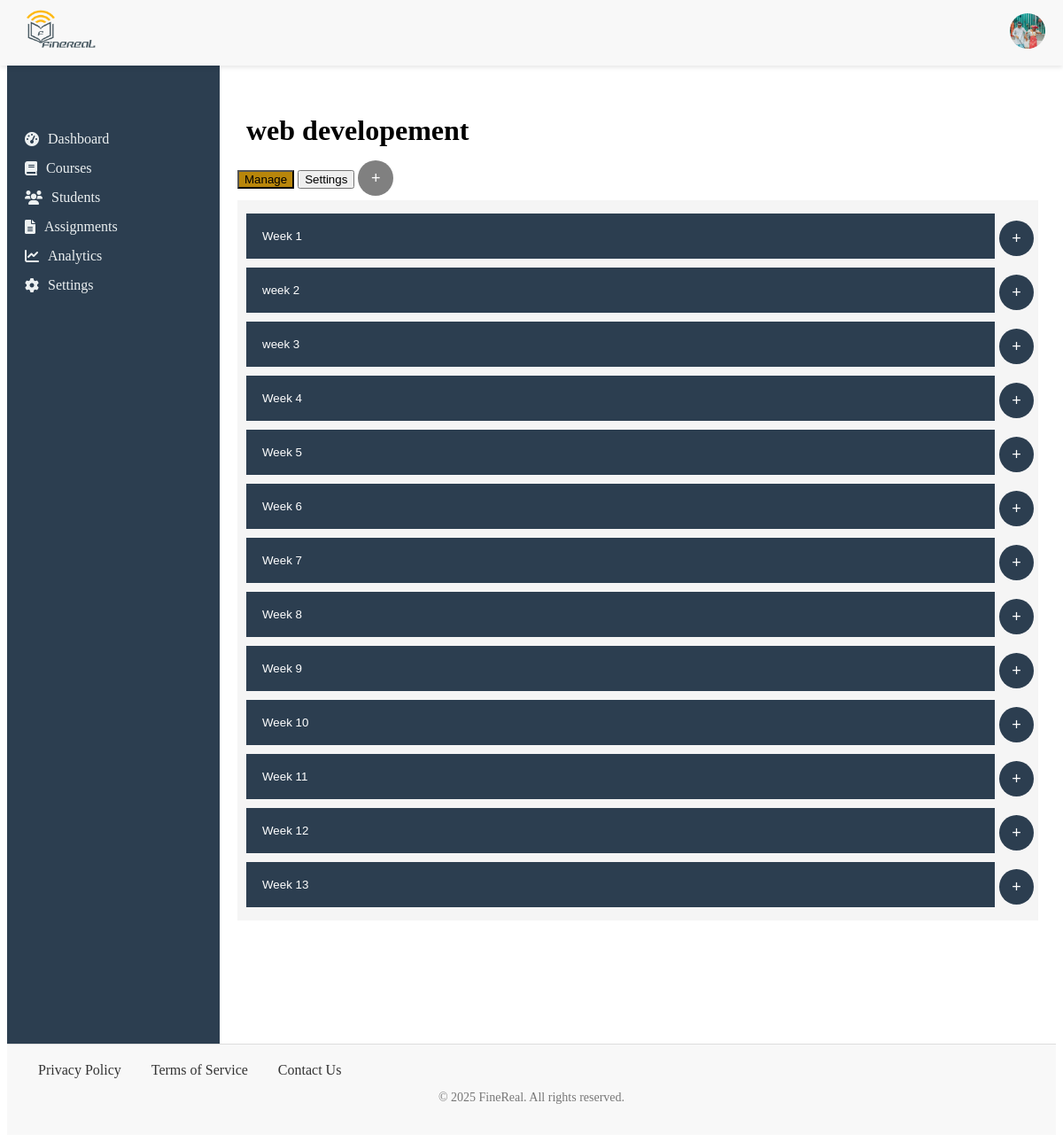
The page /course/cf0eb1d9-3e68-4efb-b8c9-1afcff67e413 (signed in) on the database its author committed.
### app/models/user.py (models this page shows, shortened)
class User(BaseModel, db.Model, UserMixin):
    __tablename__ = 'users'
    photo = db.Column(db.Text)
    first_name = db.Column(db.String(80), nullable=False)
    middle_name = db.Column(db.String(80), nullable=True)
    last_name = db.Column(db.String(80), nullable=False)
    email = db.Column(db.String(160), unique=True, nullable=False)
    username = db.Column(db.String(250), nullable=False)
    password = db.Column(db.String, nullable=False)
    is_verified = db.Column(db.Boolean, default=False)
    dob = db.Column(db.String)
    role = db.Column(db.String, nullable=False)
    courses_taught = db.relationship('Courses', backref='teacher', lazy=True)
    enrolled_courses = db.relationship('Enrollments', backref='student', lazy=True)

### app/models/course.py (models this page shows)
class Courses(BaseModel, db.Model):
    __tablename__ = 'courses'
    title = db.Column(db.String(255), nullable=False)
    description = db.Column(db.Text, nullable=False)
    category = db.Column(db.String(60))
    difficulty = db.Column(db.String(60), default="Beginner")
    prerequisite = db.Column(db.Text)
    status = db.Column(db.String(60))
    teacher_id = db.Column(db.Integer, db.ForeignKey('users.id'), nullable=False)
    modules = db.relationship('Modules', backref='courses', lazy=True)
    enrolled_students = db.relationship('Enrollments', backref='courses', lazy=True)

class Modules(BaseModel, db.Model):
    __tablename__ = 'modules'
    title = db.Column(db.String(60), nullable=False)
    course_id = db.Column(db.Integer, db.ForeignKey('courses.id'), nullable=False)
    units = db.relationship('Units', backref='module', lazy=True)

### app/routes/course.py (the view, shortened to what this page needs)
@app.route('/course/<course_id>', methods=["GET", 'POST'])
@login_required
def course_view(course_id):
    v_course = Courses.query.get_or_404(course_id)
    modules = Modules.query.filter_by(course_id=course_id).all()
    for module in modules:
        modules = Modules.query.filter_by(course_id=course_id).all()
        print(f"Module: {module.title}")
        print(f"Units: {[unit.title for unit in module.units]}")
    return render_template(
        "course_view.html",
        course=v_course,
        user=current_user,
        modules=modules
    )

### app/models/user.py (called while the page is built)
@login_manager.user_loader
def load_user(user_id):
    return User.query.get(user_id)# PendingUser class and other functions...

### app/templates/course_view.html (shortened to what this page needs)
{% extends 'base.html' %}
{% block content %}
<link rel="stylesheet" href="{{ url_for('static', filename='styles/modules.css') }}">
<link rel="stylesheet" href="{{ url_for('static', filename='styles/modal.css') }}">
<link rel="stylesheet" href="{{ url_for('static', filename='styles/modal_form.css') }}">
<link rel="stylesheet" href="{{ url_for('static', filename='styles/course.css') }}">
    {% if user.role == "Teacher" %}
        <h1> {{ course.title }}</h1>
        <button class="tablink" onclick="openPage('Home', this, 'darkgoldenrod')" id="defaultOpen">Manage</button>
        <button class="tablink" onclick="openPage('News', this, 'darkgoldenrod')">Settings</button>
        <button onclick="opencourseForm()" class="open-btn">&plus;</button>
        <div id="Home" class="tabcontent">
            {% if modules %}
            {% for module in modules %}
            <div class="module-card">
                <div class="accordion-container">
                    <button class="accordion">{{ module.title }}</button>
                    <button class="add-u" onclick="openContent(this)" data="{{ module.id }}">&plus;</button>
                </div>
            </div>
            {% endfor %}
        {% else %}
            <p>You can add modules by clicking on the plus icon above.</p>
        {% endif %}
        </div>
    {% endif %}
{% endblock %}

### app/templates/base.html (shortened to what this page needs)
<!DOCTYPE html>
<html lang="en">
<head>
    <link rel="stylesheet" href="{{ url_for('static', filename='styles/header.css') }}">
    <link rel="stylesheet" href="{{ url_for('static', filename='styles/footer.css') }}">
    <link rel="stylesheet" href="{{ url_for('static', filename='styles/nav.css') }}">
    <link rel="stylesheet" href="{{ url_for('static', filename='styles/main.css') }}">
    <link href="https://cdnjs.cloudflare.com/ajax/libs/font-awesome/6.0.0-beta3/css/all.min.css" rel="stylesheet">
</head>
<body>
    <header>
        <div class="left">
            <div class="logo">
                <a href="{{ url_for('index') }}" aria-label="Home">
                    <img src="{{ url_for('static', filename='images/Finerealpng.png') }}" alt="FineReal Logo">
                </a>
            </div>
        </div>
<div class="right-links">
    <div class="user" onclick="extend()">
        {% if user.photo %}
        <img src="{{ url_for('uploaded_file', filename=user.photo) }}" alt="Profile Photo" class="photo">
        {% else %}
        <img src="https://via.placeholder.com/40" alt="User Avatar" class="user-avatar">
        {% endif %}
    </div>
</div>
    </header>
    <div class="container">
        <aside class="sidebar">
            <nav class="sidebar-nav">
                {% include 'includes/nav.html' %}
            </nav>
        </aside>
        <main class="main-content">
            {% block content %}
            {% endblock %}
        </main>
    </div>
    <footer>
        <div class="footer-content">
            <div class="footer-links">
                <a href="#">Privacy Policy</a>
                <a href="#">Terms of Service</a>
                <a href="#">Contact Us</a>
            </div>
        </div>
        <div class="footer-bottom">
            <p>&copy; 2025 FineReal. All rights reserved.</p>
        </div>
    </footer>
</body>
</html>

### app/templates/includes/nav.html (shortened to what this page needs)
<link href="https://cdnjs.cloudflare.com/ajax/libs/font-awesome/6.0.0-beta3/css/all.min.css" rel="stylesheet">
<link rel="stylesheet" href="{{ url_for('static', filename='styles/nav.css') }}">
<ul>
    {% if user.role == "Teacher" %}
        <li><a href="{{ url_for('teacher_dashboard') }}"><i class="fas fa-tachometer-alt"></i> Dashboard</a></li>
        <li><a href="{{ url_for('course') }}"><i class="fas fa-book"></i> Courses</a></li>
        <li><a href="#"><i class="fas fa-users"></i> Students</a></li>
        <li><a href="#"><i class="fas fa-file-alt"></i> Assignments</a></li>
        <li><a href="#"><i class="fas fa-chart-line"></i> Analytics</a></li>
        <li><a href="#"><i class="fas fa-cog"></i> Settings</a></li>
    {% endif %}
</ul>

### app/static/styles/header.css (style rules this page uses)
header { color: dark; display: flex; justify-content: space-between; align-items: center; padding: 10px 20px; background-color: #f8f8f8; position: fixed; top: 0; left: 0; right: 0; z-index: 1000; box-shadow: 0 2px 5px rgba(0, 0, 0, 0.1); }
header .left { display: flex; justify-content: space-between; max-width: min-content; }
.logo img { height: 50px; }
.photo, .user-avatar { width: 40px; height: 40px; border-radius: 50%; object-fit: cover; }

### app/static/styles/footer.css (style rules this page uses)
footer { background-color: #f8f8f8; padding: 20px 0; text-align: center; border-top: 1px solid #ddd; }
.footer-content { display: flex; justify-content: space-between; align-items: center; padding: 0 20px; }
.footer-links a { margin: 0 15px; text-decoration: none; color: #333; }
.footer-bottom { margin-top: 10px; font-size: 14px; color: #777; }

### app/static/styles/nav.css (style rules this page uses)
.container { display: flex; height: 100vh; }
.sidebar { width: 200px; background-color: #2c3e50; color: #ecf0f1; padding: 20px; display: block; }
.sidebar-nav ul { margin-top: 120px; list-style: none; padding: 0; }
.sidebar-nav ul li { margin: 15px 0; }
.sidebar-nav ul li a { color: #ecf0f1; text-decoration: none; display: flex; align-items: center; }
.sidebar-nav ul li a i { margin-right: 10px; }

### app/static/styles/main.css (style rules this page uses)
main { margin-top: 70px; padding: 20px; flex-grow: 1; word-wrap: break-word; overflow-wrap: break-word; overflow-y: auto; }

### app/static/styles/modules.css (style rules this page uses)
.accordion-container { display: flex; align-items: center; }
.accordion { background-color:#2c3e50; color: white; cursor: pointer; padding: 18px; width: 98%; text-align: left; border: none; outline: none; transition: 0.4s; margin: 5px; }
.add-u { background-color: #2c3e50; color: white; border: none; border-radius: 50%; font-size: 18px; width: 40px; height: 40px; margin: 10px 0 5px 0; cursor: pointer; position:static; }

### app/static/styles/course.css (style rules this page uses)
.open-btn { background-color: gray; color: white; border: none; border-radius: 50%; font-size: 18px; width: 40px; height: 40px; margin-bottom: 5px; }
h1 { padding: 10px; margin-bottom: 5px; }
.tabcontent { color: white; display: none; padding: 10px 5px; height: 100%; }
#Home { background-color:whitesmoke; height: auto; }

### rows shown on the page
User: photo (picture)
Courses: title "web developement"
Modules: title "Week 1"
Modules: title "week 2"
Modules: title "week 3"
Modules: title "Week 4"
Modules: title "Week 5"
Modules: title "Week 6"
Modules: title "Week 7"
Modules: title "Week 8"
Modules: title "Week 9"
Modules: title "Week 10"
Modules: title "Week 11"
Modules: title "Week 12"
Modules: title "Week 13"
